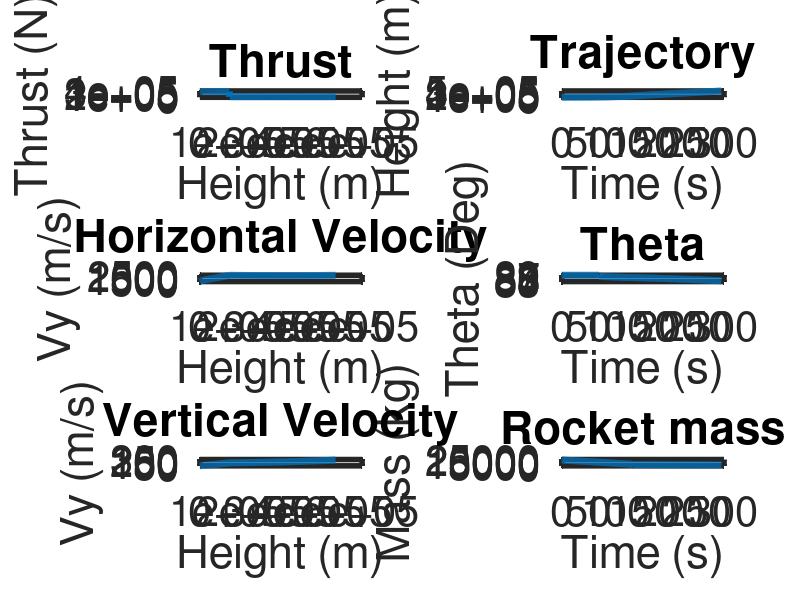
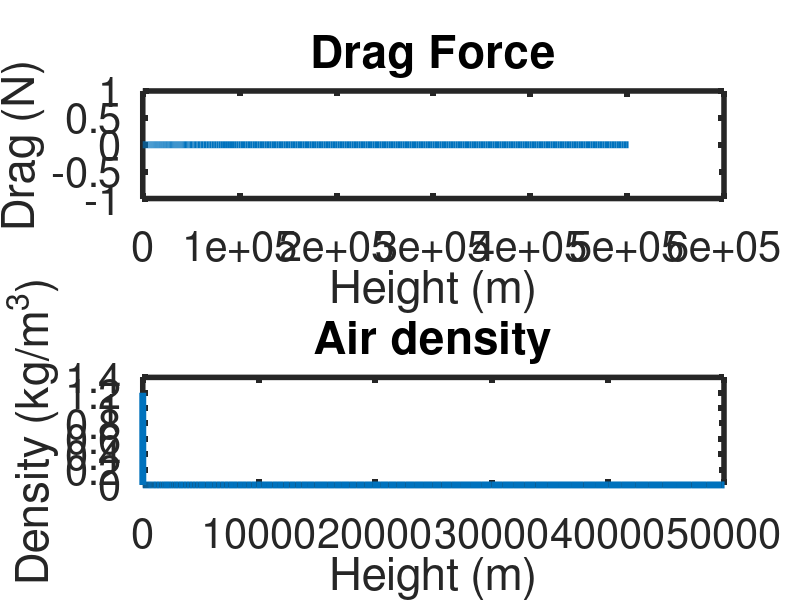

Write the MATLAB code that produced these figures, in order.
  % Program:
  % Rocket_Trajectory_Simulation.m
  % Multi-stage rocket dynamics and trajectory simulation.
  %
  % Description:
  % Predicts multi-stage rocket dynamics and trajectories based on the given 
  % rocket mass, mass flow, engine thrust, launch parameters, and drag coefficient.
  % The drag is related to the ambient air pressure which modelled with the ISA
  % standard atmosphere.
  %
  % Variable List:
  % Delta = Time step (s)
  % t = Time (s)
  % Thrust = Thrust (N)
  % Mass = Mass (kg)
  % Mass_Flow = Flow of mass per second that comes out of the thruster (kg/s)
  % Mass_Rocket_With_Motor = Mass with motor (kg)
  % Mass_Rocket_Without_Motor = Mass without motor (kg)
  % Theta = Angle (deg)
  % C = Drag coefficient
  % Rho = Air density (kg/m^3)
  % A = Rocket projected area (m^2)
  % Gravity = Gravity (m/s^2)
  % Launch_Rod_Length = Length of launch rod (m)
  % n = Counter
  % Fn = Normal force (N)
  % Drag = Drag force (N)
  % Fx = Sum of forces in the horizontal direction (N)
  % Fy = Sum of forces in the vertical direction (N)
  % Vx = Velocity in the horizontal direction (m/s)
  % Vy = Velocity in the vertical direction (m/s)
  % Ax = Acceleration in the horizontal direction (m/s^2)
  % Ay = Acceleration in the vertical direction (m/s^2)
  % x = Horizontal position (m)
  % y = Vertical position (m)
  % Distance_x = Horizontal distance travelled (m)
  % Distance_y = Vertical travelled (m)
  % Distance = Total distance travelled (m)
  % Memory_Allocation = Maximum number of time steps expected

  clear, clc      % Clear command window and workspace

  % Simulation parameters
  Delta = 1;                  % Time step 
  Memory_Allocation = 100000;    % Maximum number of time steps expected

  % Preallocate memory for arrays
  t = zeros(1, Memory_Allocation);
  Thrust = zeros(1, Memory_Allocation);
  Mass = zeros(1, Memory_Allocation);
  Theta = zeros(1, Memory_Allocation);
  Fn = zeros(1, Memory_Allocation);
  Drag = zeros(1, Memory_Allocation);
  Fx = zeros(1, Memory_Allocation);
  Fy = zeros(1, Memory_Allocation);
  Ax = zeros(1, Memory_Allocation);
  Ay = zeros(1, Memory_Allocation);
  Vx = zeros(1, Memory_Allocation);
  Vy = zeros(1, Memory_Allocation);
  x = zeros(1, Memory_Allocation);
  y = zeros(1, Memory_Allocation);
  Rho=zeros(1, Memory_Allocation);
  Mass_Flow = zeros(1, Memory_Allocation);
  % Natural constants
  C = 0.4;                                % Drag coefficient
  Gravity = 9.81;                         % Gravity (m/s^2)
  RHO_NaBH4 = 1.0740 *10^3;               % Density of the additive (kg/m^3), 100%          
  RHO_Water = 1000;                       % Density of water (kg/m^3)
  Rho_H202 = (1.0740 * 10^3)*0.95 + 0.05*1000; % Density of Hydrogenperoxide (kg/m^3), with 5% Water
  Rho_RP1 = 1000*0.95 + 0.05*RHO_NaBH4;   % Density of RP-1 (kg/m^3) with 5% NaBH4 as an additive
  
  % Rocket parameters
  r = .75;                                % Rocket fuselage radius (m)
  Tank_Radius = .7;                                 % Rocket tank radius
  Hull_Thickness = 0.05;                  % Thickness of the Hull, length between hull and tank

  % Rocket masses
  Mass_Motor_And_Structure_One = 1500; % Mass of the first stage rocket motor (kg)
  Mass_Motor_And_Structure_Two = 800;    % Mass of the second stage rocket motor (kg)            
  Mass_Fuel_One = 2418.306;               % Fuel mass of the first stage fuel (kg)
  Mass_Oxidizer_One = 14993.49;           % Oxidizer mass of the first stage (kg)
  Mass_Additiv_Fuel_One = 2418.306 * 0.05;   % Mass of the katalytic additive, in this case 5% (kg)
  Mass_Fuel_Two = 459.9722;               % Fuel mass of the second stage fuel (kg)
  Mass_Oxidizer_Two = 2851.828;           % Mass of the oxidizer of the second stage (kg)
  Mass_Payload = 300;                     % Mass of Payload (kg)
  Mass_Start = Mass_Motor_And_Structure_One... % Start mass of the rocket (kg)
  + Mass_Motor_And_Structure_Two...
  + Mass_Fuel_One...
  + Mass_Oxidizer_One...
  + Mass_Fuel_Two...
  + Mass_Oxidizer_Two...
  + Mass_Payload;
  Mass_Fuel_And_Oxidizer_One = Mass_Fuel_One + Mass_Oxidizer_One;
  Mass_Fuel_And_Oxidizer_Two = Mass_Fuel_Two + Mass_Oxidizer_Two;  
  
  % Rocket motor
  Mass_Flow_One = 11*12;                  % Propulsion mass flow of the first stage (kg/s)
  Mass_Flow_Two = 12;                     % Propulsion mass flow of the second stage (kg/s)
  Thrust_One = 29898*12;                  % Sum of thrust of the first stage ( (kg*m)/s^2 )
  Thrust_Two = 38027.5;                   % Sum of thrust of the second stage ( (kg*m)/s^2 )
  
  % Rocket size
  A = 2*pi*r^2;                           % Rocket projected attack area (m^2)
  Volume_Oxidizer_One = Mass_Oxidizer_One / Rho_H202 ;  % Oxidizer volume of the first stage
  Volume_Fuel_Stage_One = Mass_Fuel_One / Rho_RP1 ;
  Volume_Oxidizer_Two = Mass_Oxidizer_Two / Rho_H202 ;
  Volume_Fuel_Stage_Two = Mass_Fuel_Two / Rho_RP1;  
  Tank_Height_Fuel_One = Volume_Fuel_Stage_One / (pi* Tank_Radius^2);
  Tank_Height_Oxidizer_One = Volume_Oxidizer_One / (pi * Tank_Radius^2);
  Tank_Height_Fuel_Two = Volume_Fuel_Stage_Two / (pi* Tank_Radius^2);
  Tank_Height_Oxidizer_Two = Volume_Oxidizer_Two / (pi * Tank_Radius^2);
  disp('Rocket dimensions \n');
  disp('Tank_Height_Fuel_One');disp(Tank_Height_Fuel_One);
  disp('Tank_Height_Oxidizer_One');disp(Tank_Height_Oxidizer_One);
  disp('Tank_Height_Fuel_Two');disp(Tank_Height_Fuel_Two);
  disp('Tank_Height_Oxidizer_Two');disp(Tank_Height_Oxidizer_Two); 
 
  % Maneuver parameters
  Theta(1) = 89;                          % Initial angle (deg)
  DeltaTheta = 0;                         % Flying angle (deg/s)
  Height_Start_Gravity_Turn = 20000;      % Height when the vertical flight is stopped and the rocket is tilted for the gravity turn maneuver (m)
  Eject_One = false;       
  Eject_Two = false;
  Mission_Success = false;

  % Inital parameters
  Vx(1) = 0;                      % Initial horizontal speed (m/s)
  Vy(1) = 0;                      % Initial vertical speed (m/s)
  x(1) = 0;                       % Initial horizontal position (m)
  y(1) = 0.1;                     % Initial vertical position (m)
  Distance_x(1) = 0;              % Initial horizontal distance travelled (m)
  Distance_y(1) = 0;              % Initial vertical distance travelled (m)
  Distance(1) = 0;                % Initial distance travelled (m)
  Rho(1) = 1.2;                   % Initial air density (kg/m^3)
  Mass(1) = Mass_Start;           % Initial rocket mass (kg)
  Thrust(1) = Thrust_One;         % Inital rocket thrust ( (kg*m)/s^2 )
  n = 1;                          % Initial time step            
  stage = 1;                      % Initial stage (1 for the first one)
  Seperation_One = false;         % Stage one at start not seperated
  Seperation_Two = false;         % Stage two at start nit seperated

  Mass_Flow(1) = Mass_Flow_One * Delta; % Inital mass flow equals the mass flow of the first stage times the delta
  clc % clean the console
  
  while y(n) > 0  && Mission_Success == false      % Run until rocket hits the ground or mission completed
     
      n = n+1;                    % Increment time step
      t(n)= (n-1)*Delta;          % Elapsed time     
      
    % Determine rocket thrust and mass based on launch phase 
    if (stage == 1)
      %disp('Stage 1 active');
      Thrust(n) = Thrust_One;
      Mass_Flow(n) = Mass_Flow_One * Delta;
      %disp([Thrust(n),Mass_Flow(n)]);
    else
      if(stage == 2)
        %disp('Stage 2 active');
        Thrust(n) = Thrust_Two;
        Mass_Flow(n) = Mass_Flow_Two * Delta; 
        %disp([Thrust(n),Mass_Flow(n)]);
      else
        Thrust(n)=0; 
      endif
    endif

    Mass(n) = Mass(n-1) - Mass_Flow(n);     
    disp('Mass');disp(Mass(n) - Mass_Flow(n));
    
    % Seperation logic
    if Mass(n) < (Mass_Start - Mass_Fuel_And_Oxidizer_One) && Seperation_One == false;     % seperation condition first stage
      disp('Seperation first stage');
      Seperation_One = true;
      stage = 2;
      Mass(n) = Mass(n) - 999;
    endif

    if Mass(n) < (Mass_Start - (Mass_Fuel_And_Oxidizer_One+Mass_Motor_And_Structure_One + Mass_Fuel_And_Oxidizer_Two)) && Seperation_Two == false % seperation condition second stage
      disp('Seperation second stage');
      Seperation_Two = true;
      stage = 3;
      Mass(n) = Mass_Payload;
    endif

    
      % Drag force calculation
      % C - Drag coefficient, related to the velocity?
      % Rho - Air density
      % A - Refernce area
      % (Vx(n-1)^2+Vy(n-1)^2) - absolute velocity squared
      Drag(n)= 0.5*C*Rho(n-1)*A*(Vx(n-1)^2+Vy(n-1)^2); % Calculate drag force
      
      % Sum of forces calculations 
      Fx(n)= Thrust(n)*cosd(Theta(n-1))-Drag(n)*cosd(Theta(n-1));                     % Sum x forces
      Fy(n)= Thrust(n)*sind(Theta(n-1))-(Mass(n)*Gravity)- Drag(n)*sind(Theta(n-1));  % Sum y forces
      %if(stage != 1 && stage != 2) 
      %  Fx(n) = 0;
      %  Fy(n) = 0;
      %endif
    
    
      % Acceleration calculation
      Ax(n)= Fx(n)/Mass(n);                       % Net accel in x direction 
      Ay(n)= Fy(n)/Mass(n);                       % Net accel in y direction

      % Velocity calculations
      Vx(n)= Vx(n-1)+Ax(n)*Delta;                 % Velocity in x direction
      Vy(n)= Vy(n-1)+Ay(n)*Delta;                 % Velocity in y direction

      % Position calculations
      x(n)= x(n-1)+Vx(n)*Delta;                   % Position in x direction
      y(n)= y(n-1)+Vy(n)*Delta;                   % Position in y direction   
      
      % Air pressure calculation with ISA model
      Rho(n) = isa(y(n),"R");   
      
      % Rocket angle calculation
      % ^ Vy
      % |   / 
      % |  / angle in between velocity vector and x-direction
      % | /  
      % |/---> Vx
      if y(n) >= Height_Start_Gravity_Turn  % if y(n) > Height_Start_Gravity_Turn  % if a certain heigth is reached, the rocket is actively tilting
        if stage == 1
          Theta(n) = atand(Vy(n)/Vx(n)) - DeltaTheta*(n/100);    % % Angle defined by velocity vector in degrees    
          %disp('Theta is now turning');disp(atand(Vy(n)/Vx(n)) - DeltaTheta);
        else
          Theta(n) = atand(Vy(n)/Vx(n)) - 2*DeltaTheta*(n/100);
        endif
      else
        Theta(n) = 89;  
        
      endif
      disp('HERE');disp(Theta(n));disp(n);
      
      % set the mission goals and end the mission if archieved
      if y(n) > 500000
        Mission_Success = true;
        %disp('Mission success');
      endif

       %disp('Fy');disp(Fy(n));
      
  end


  figure('units','normalized','outerposition',[0 0 1 1]) % Maximize plot window

  % Figure 2
  subplot(3,2,2)
  plot(t(1:n),y(1:n), "linewidth", 5);
  set(gca, "linewidth", 4, "fontsize", 30); 
  xlabel({'Time (s)'});
  ylabel({'Height (m)'});
  title({'Trajectory'});
  ylim([0 500500]);
  
  % Figure 6
  subplot(3,2,6)
  plot(t(1:n),Mass(1:n), "linewidth", 5);
  set(gca, "linewidth", 4, "fontsize", 30); 
  xlabel({'Time (s)'});
  ylabel({'Mass (kg)'});
  title({'Rocket mass'});
  
  % Figure 3
  subplot(3,2,3)
  plot(y(1:n),Vy(1:n), "linewidth", 5);
  set(gca, "linewidth", 4, "fontsize", 30); 
  xlabel({'Height (m)'});
  ylabel({'Vy (m/s)'});
  title({'Horizontal Velocity'});

  % Figure 5
  subplot(3,2,5)
  plot(y(1:n),Vx(1:n), "linewidth", 5);
  set(gca, "linewidth", 4, "fontsize", 30); 
  xlabel({'Height (m)'});
  ylabel({'Vy (m/s)'});
  title({'Vertical Velocity'});


  % Figure 1
  subplot(3,2,1)
  plot(y(1:n),Thrust(1:n), "linewidth", 5);
  set(gca, "linewidth", 4, "fontsize", 30); 
  xlabel({'Height (m)'});
  ylabel({'Thrust (N)'});
  title({'Thrust' });


  % Figure 4
  subplot(3,2,4)
  plot(t(1:n),Theta(1:n), "linewidth", 5);
  set(gca, "linewidth", 4, "fontsize", 30); 
  xlabel({'Time (s)'});
  ylabel({'Theta (Deg)'});
  title({'Theta'});

  figure('units','normalized','outerposition',[0 0 1 1]) % Maximize plot window
  
  
  subplot(2,1,1)
  plot(y(1:n),Drag(1:n), "linewidth", 5);
  set(gca, "linewidth", 4, "fontsize", 30); 
  xlabel({'Height (m)'});
  ylabel({'Drag (N)'});
  title({'Drag Force'});

  subplot(2,1,2)
  plot(y(1:n),Rho(1:n), "linewidth", 5);
  set(gca, "linewidth", 4, "fontsize", 30); 
  xlim([0 50000]);
  xlabel({'Height (m)'});
  ylabel({'Density (kg/m^3)'});
  title({'Air density'});
